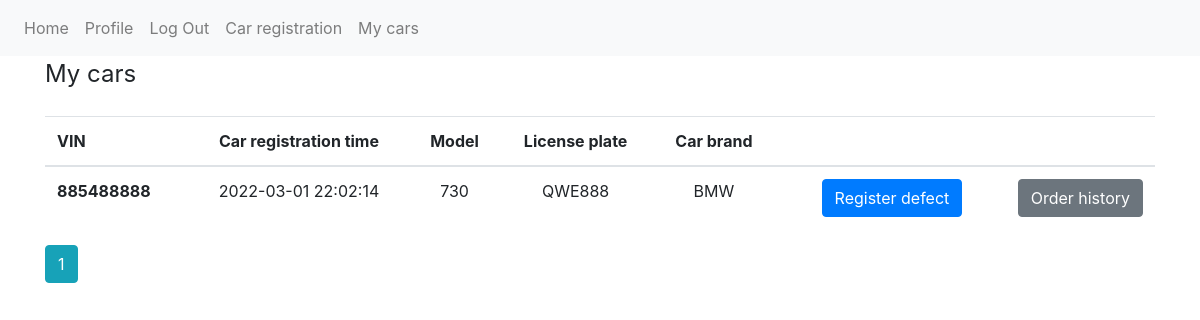
Screenshot of /all_cars (signed in) with the database file from the repository.
### atsiskaitymas/models.py (models this page shows, shortened)
class Car(db.Model):
    id = db.Column(db.Integer, primary_key=True)
    car_brand = db.Column('Car brand', db.String(40), nullable=False)
    model = db.Column('Model', db.String(30), nullable=False)
    registration_time = db.Column(DateTime, default=datetime.utcnow())
    years = db.Column('Year of manufacture', db.Integer, nullable=False)
    engine = db.Column('Engine capacity', db.String(30), nullable=False)
    plate = db.Column('License plate', db.String(20), nullable=False)
    vin = db.Column('Vehicle identification number', db.String(50), nullable=False)
    user_id = db.Column(db.Integer, db.ForeignKey('user.id'))
    user = db.relationship("User")

### atsiskaitymas/routes.py (the view)
@app.route('/all_cars')
@login_required
def all_cars():
    page = request.args.get('page', 1, type=int)
    visi_automobiliai = Car.query.filter_by(user_id=current_user.id).paginate(page=page, per_page=5)
    return render_template("all_cars.html", visi_automobiliai=visi_automobiliai, datetime=datetime)

### atsiskaitymas/__init__.py (called while the page is built)
@login_manager.user_loader
def load_user(user_id):
    return User.query.get(int(user_id))

### atsiskaitymas/templates/all_cars.html
{% extends 'base.html' %}
{% block content %}
{% if visi_automobiliai %}
<legend class= "mb-4">My cars</legend>
<table class="table">
    <thead>
        <tr>
            <th scope="col">VIN</th>
            <th scope="col" class="text-center">Car registration time</th>
            <th scope="col" class="text-center">Model</th>
            <th scope="col" class="text-center">License plate</th>
            <th scope="col" class="text-center">Car brand</th>
            <th scope="col"></th>
            <th scope="col"></th>
        </tr>
    </thead>
{% for automobilis in visi_automobiliai.items %}<tr>
    <th scope="row">{{ automobilis.vin }}</th>
    <td class="text-center">{{ datetime.strftime(automobilis.registration_time, "%Y-%m-%d %H:%M:%S")}}</td>
    <td class="text-center">{{ automobilis.model }}</td>
    <td class="text-center">{{ automobilis.plate}}</td>
    <td class="text-center">{{ automobilis.car_brand }}</td>
    <th scope="row"><a role="button" class="btn btn-primary float-right" href="{{url_for('repair', car_id=automobilis.id)}}">Register defect</a></th>
    <th scope="row"><a role="button" class="btn btn-secondary float-right" href="{{url_for('orders_history', car_id=automobilis.id)}}">Order history</a></th>
</tr>{% endfor %}
</table>
{% for page_num in visi_automobiliai.iter_pages(left_edge=1, right_edge=1, left_current=1, right_current=2) %}
    {% if page_num %}
        {% if visi_automobiliai.page == page_num %}
            <a class="btn btn-info mb-4" href="{{ url_for('all_cars', page=page_num) }}">{{ page_num }}</a>
        {% else %}
            <a class="btn btn-outline-info mb-4" href="{{ url_for('all_cars', page=page_num) }}">{{ page_num }}</a>
        {% endif %}
    {% else %}
    ...
    {% endif %}
{% endfor %}
{% endif %}
{% endblock content %}

### rows the page displays
Car: vin "885488888", strftime "2022-03-01 22:02:14", model "730", plate "QWE888", car_brand "BMW"

### other values shown
{{ page_num }} "1"
